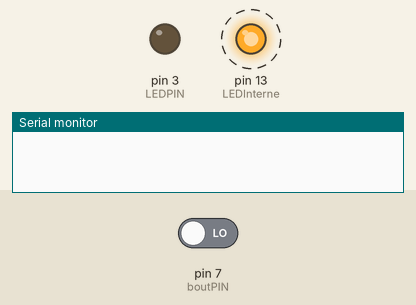
Bench run of a sketch on a simulated Arduino Uno, built with avr-gcc and run on an emulated ATmega328P. Parts: output pins drawn as LEDs (lit = HIGH), the last lines printed to the serial monitor. Dashed ring = blinking. The test bench sets the inputs (shaded band); at power-on: pin 7 (boutPIN) LOW.

Above: at 0.87 s.
1.3 s: pin 7 (boutPIN) driven HIGH
At 1.4 s:
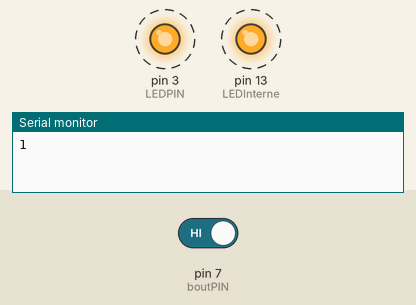
4.3 s: pin 7 (boutPIN) driven LOW
At 4.62 s:
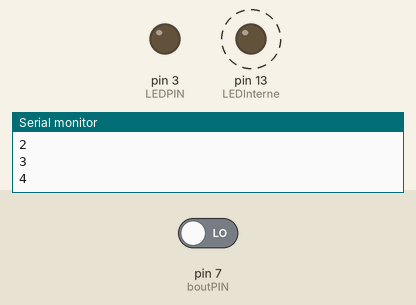
Timing chart, 0 to 13.3 s (numbered marks = the images above; inputs shaded):
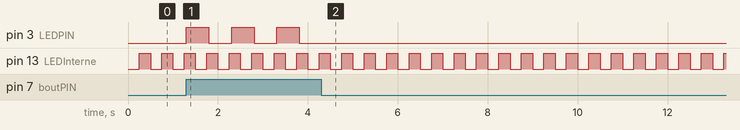

The sketch:

millis_bouton_delais_clignote_seconde.ino
```cpp
/*
   on s'amuse avec le temps...
   Ce programme gère une lED (interne) qui clignote à interval régulier, et
   un bouton qui allume une LED (externe) et compte puis imprime les secondes

   2020-10-13 RT Nettoyage
*/
const int LEDInterne = 13;  //On utilise la LED Interne qui est sur la pin 13 pour les Arduino UNO
const int LEDPIN = 3;       //N'importe quelle pin. On écrit 0 et 1 seulement dans cette version
const int boutPIN = 7;      //N'importe quelle pin

//Déclaration des variables
int boutonEnfonce = 0;      //Vérifier si le bouton est enfoncé
int etatLEDExterne = 0;     //Abstraction pour l'état de la LED. Vaut 0 ou 1
int etatLEDInterne = 0;     //abstraction: vaut 0 si éteint et 1 si allumée
unsigned long compteur = 0; //unsigned long parce que c'est des milli secondes
unsigned long secondeMillisAvant = 0; //La milli seconde exacte où on calcule la seconde avant de l'imprimer
unsigned long LEDInterneMillisAvant = 0; //La milli seconde exacte quand on a allumé la LED la dernière fois
unsigned long boutonMillisAvant = 0; //La ms exacte quand on a enfoncé le bouton
const unsigned long monDelais = 500; //attente entre les actions du bouton (peut varier)
const unsigned long vitesseClignote = 250; //Vitesse (fréquence) du clignetoment de la LED Interne

void setup() {
  pinMode(LEDInterne, OUTPUT);
  pinMode(LEDPIN, OUTPUT);
  pinMode(boutPIN, INPUT);

  Serial.begin(9600);//initialiser le port série pour utiliser la console

}

void loop() //20,000 itérations par seconde!
{
  //Nouvellel instruction: millis()
  compteur = millis();//On prend la valeur de millis() au début de la loop()

  //Cette partie du programme fait clignoter la LED interne
  // de façon tout à fait indépendante du reste du programme
  //Donc il s'agit d'un découplage

  //On entre dans le IF seulement si compteur est un multiple de la vitesse de clignotement ET
  // seulement si on attend la prochaine milli-seconde pour de pas répéter allume-éteint
  if (compteur % vitesseClignote == 0 && compteur > LEDInterneMillisAvant)
  {
    LEDInterneMillisAvant = compteur;//L'instant exactt où la LED s'est allumée (ou éteinte)
    if (etatLEDInterne == 0) //si la LED est éteinte, on l'allume
    {
      digitalWrite(LEDInterne, HIGH); //Action: Allumer la LED
      etatLEDInterne = 1; //Abstraction: toujours près de l'action
    } else //éteindre la LED si elle est allumée
    {
      digitalWrite(LEDInterne, LOW);
      etatLEDInterne = 0;
    }
  }

  //Cette partie du programme gère le bouton
  // de façon tout à fait indépendante du reste du programme
  //Donc il s'agit d'un découplage

  boutonEnfonce = digitalRead(boutPIN);
  //On entre dans le IF seulement si le bouton est enfoncé ET
  // qu'on a attendu le temps du monDelais pour laisser le temps à l'utilisateur
  // d'enlever son doigt du bouton (temps de réaction)
  if (boutonEnfonce == 1 && compteur - boutonMillisAvant > monDelais)
  {
    boutonMillisAvant = compteur; //Instant précis où le bouton est enfoncé
    if (etatLEDExterne == 0)//la LED est éteinte
    {
      digitalWrite(LEDPIN, HIGH);//Action: Allumer la LED
      etatLEDExterne = 1;//Abstraction: doit être juste après digitalWrite(), l'action
    } else
    {
      digitalWrite(LEDPIN, LOW);
      etatLEDExterne = 0;
    }
  }

  //Cette partie du programme compte les secondes
  // de façon tout à fait indépendante du reste du programme
  //Donc il s'agit d'un découplage

  //On entre dans le IF seulement lorsqu'une nouvelle seconde débute et on
  // s'assure qu'on attend à la prochaine milli-seconde.
  if (compteur % 1000 == 0  && compteur > secondeMillisAvant)
  {
    secondeMillisAvant = compteur;
    Serial.println(compteur / 1000);
  }
}
```

Measured:
- after the input at 1.3 s, pin 3 (LEDPIN): alternates HIGH for 0.50 s and LOW for 0.50 s, starting at once
- after the input at 4.3 s, pin 3 (LEDPIN): stops changing and stays LOW
- by itself, pin 13 (LEDInterne): alternates HIGH for 0.25 s and LOW for 0.25 s
